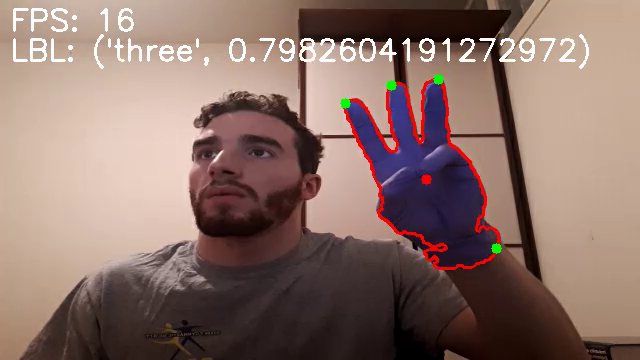
#> input picture frame 10 of Research and Development Projects/Gesture Recognition/Glove Detection And Tracking/five_three.mp4, 640 x 360 px, given in place of the camera
$ python gloveGestureTracking.py   (older library calls are emulated)
#> lines starting #> are read from the running program, lines starting #| are printed output that depends on the picture; after the words box and inside, x2 and y2 are one past the last pixel; in counts of white or black regions, pixels touching at a corner belong together
import cv2
import numpy as np
import time


def hsv_color(h, s, v):
	"""
	Creates an HSV color as an numpy np.array.

	:param h: A hue as an integer between 0 and 255
	:param s: A saturation as an integer between 0 and 255
	:param v: A value as an integer between 0 and 255
	:return: np.array shape=(3,) dtype=np.uint8
	"""
	return np.array([h, s, v], dtype=np.uint8)


def cartesian_to_radial(point, center):
	"""
	Converts a cartesian position vector to a radial position vector about the defined center.

	:param point: np.array
	:param center: np.array
	:return: np.array
	"""
	v = point - center
	r = np.linalg.norm(v)
	theta = np.arctan2(v[0][1], v[0][0])
	return r, theta


def get_distance_between_points(point1, point2):
	"""
	Returns the distance between two points
	:param point1: np.array
	:param point2: np.array
	:return: float
	"""
	return np.linalg.norm(point1 - point2)

def normalize_vector(vector):
	return vector/np.linalg.norm(vector)


class ColorFinder:
	"""
	Finds a mask of all pixels in a specified HSV range in an image.
	"""

	def __init__(self, name, lower, upper, trackbars=False):
		"""
		:param name: string, The name of the color to be detected (Used only for labeling)
		:param lower: np.array, inital lower HSV bound
		:param upper: np.array, inital upper HSV bound
		:param trackbars: boolean, Whether or not to create a window for the trackbars
		"""
#> called with name = 'purple', lower = array of shape (3,), upper = array of shape (3,), trackbars = True
		self.name = name
		self.lower = lower
		self.upper = upper
		if trackbars:
			cv2.namedWindow(name)
			cv2.createTrackbar("lower_h", name, self.lower[0], 255, self.update_lower_h)
			cv2.createTrackbar("upper_h", name, self.upper[0], 255, self.update_upper_h)
			cv2.createTrackbar("lower_s", name, self.lower[1], 255, self.update_lower_s)
			cv2.createTrackbar("upper_s", name, self.upper[1], 255, self.update_upper_s)
			cv2.createTrackbar("lower_v", name, self.lower[2], 255, self.update_lower_v)
			cv2.createTrackbar("upper_v", name, self.upper[2], 255, self.update_upper_v)

	# [47 lines left out: functions update_lower_h, update_upper_h, update_lower_s, update_upper_s, update_lower_v, update_upper_v, not called in this run]

	@staticmethod
	def clean_mask(mask):
		"""
		Cleans up the mask using OpenCV's morphological operations.

		:param mask: np.array
		:return: np.array
		"""
		mask = cv2.morphologyEx(mask, cv2.MORPH_OPEN, cv2.getStructuringElement(cv2.MORPH_ELLIPSE, (5, 5)))
		# mask = cv2.morphologyEx(mask, cv2.MORPH_CLOSE, cv2.getStructuringElement(cv2.MORPH_ELLIPSE, (7,7)))
		return mask

	def find_color(self, image, show=False):
		"""
		Returns a mask of all pixels in the specified HSV range.

		:param image:
		:param show: Where or not to show the mask
		:return:
		"""
		image = cv2.GaussianBlur(image, (7, 7), 0)

		mask = cv2.inRange(image, self.lower, self.upper)
		mask = self.clean_mask(mask)
		if show:
			cv2.imshow("mask_" + self.name, mask)

		return mask


class HandDetector:
	"""
	A class containing methods for detecting a hand, fingertips, and gestures.
	"""

	@staticmethod
	def get_hand_center(hand_contour):
		"""
		Returns the centroid of the hand contour.

		:param hand_contour: np.array
		:return: np.array, (x, y) coordinates of the hand's centroid
		"""
		cx = -1
		cy = -1
		moments = cv2.moments(hand_contour)
		if moments['m00'] > 0:
			cx = moments['m10'] / moments['m00']
			cy = moments['m01'] / moments['m00']
		return np.array([cx, cy])

	# [53 lines left out: functions get_hand_ellipse, get_hand_vector, get_derivative_hand_vector, get_hand_roi, not called in this run]

	def detect_finger_tips(self, hand_contour):
		"""
		Detects the finger tips by computing the first and second derivatives of the distance of the contour point
		from the centroid with respect to the distance along the perimeter of the contour. These are then used
		to find points near local maxima, and then we filter out points that are too close to the centroid, and group clusters
		of points.

		:param hand_contour: np.array
		:return: list of np.array Represents the fingertips
		"""
		finger_tip_points = []
		center = self.get_hand_center(hand_contour)
		area = cv2.contourArea(hand_contour)
		radius = int((area / 3) ** 0.5 * 1.28)

		for i in range(len(hand_contour)):
			point0 = hand_contour[(i - 1) % len(hand_contour)]
			point1 = hand_contour[i]
			point2 = hand_contour[(i + 1) % len(hand_contour)]

			rpoint0 = cartesian_to_radial(point0, center)
			rpoint1 = cartesian_to_radial(point1, center)
			rpoint2 = cartesian_to_radial(point2, center)

			d01 = get_distance_between_points(point1, point0)
			d12 = get_distance_between_points(point2, point1)

			dr_dt0 = (rpoint1[0] - rpoint0[0]) / d01
			dr_dt1 = (rpoint2[0] - rpoint1[0]) / d12
			avg_dr_dt = (dr_dt0 + dr_dt1) / 2
			ddr_dt = (dr_dt1 - dr_dt0) / (d01 + d12)
			if abs(ddr_dt) < 0.2 and abs(avg_dr_dt) < 0.7 and rpoint1[0] > radius:
				if len(finger_tip_points) > 0 and np.linalg.norm(finger_tip_points[-1] - point1) < radius / 3:
					finger_tip_points[-1] = (point1 + finger_tip_points[-1]) / 2
				elif len(finger_tip_points) > 0 and np.linalg.norm(finger_tip_points[0] - point1) < radius / 3:
					finger_tip_points[0] = (point1 + finger_tip_points[0]) / 2
				else:
					finger_tip_points.append(point1)

		return finger_tip_points

	@staticmethod
	def detect_hand_contour(mask):
		"""
		Returns the largest contour in the mask (if the area is greater than 100 square pixels).
		:param mask: np.array
		:return: np.array
		"""

		# CHAIN_APPROX_TC89_L1 allows us to find the fingertips more accurately by approximating the curvature
		# of the fingertips.
		_, contours, hierarchy = cv2.findContours(mask, cv2.RETR_EXTERNAL, cv2.CHAIN_APPROX_TC89_L1)

		sorted_contours = sorted(contours, key=lambda cnt: cv2.contourArea(cnt), reverse=True)
		if len(sorted_contours) > 0:
			hand_contour = sorted_contours[0]
			if cv2.contourArea(hand_contour) < 100:
				return None
		else:
			return None
		return hand_contour


class HandPoseClassifier:

	def __init__(self, *args):
		self.POSES = {}
		detector = HandDetector()
		for arg in args:
			try:
				mask = cv2.imread("training_images/"+arg + ".png", 0)
				hand_contour = detector.detect_hand_contour(mask)
				hand_pos = detector.get_hand_center(hand_contour)
#> hand_pos = [-1, -1]
				fingertips = detector.detect_finger_tips(hand_contour)
				unit_vectors = HandPoseClassifier.get_finger_tip_unit_vectors(fingertips, hand_pos)
				self.POSES[arg] = HandPoseClassifier.rotation_compensated_angles(unit_vectors)
				print("Successfully processed pose from file: %s.png" % arg)
			except:
				print("Could not read image from file: " + arg + ".png")

	@staticmethod
	def get_finger_tip_unit_vectors(fingertips, center):
		vectors = []
		for ft in fingertips:
			vectors.append(ft - center)

		for i in range(len(vectors)):
			vectors[i] = normalize_vector(vectors[i])
		return vectors

	@staticmethod
	def get_average_vector(unit_vectors):
		count = len(unit_vectors)
		return normalize_vector(sum(unit_vectors)/count)

	@staticmethod
	def rotation_compensated_angles(unit_vectors):
		avg_vector = HandPoseClassifier.get_average_vector(unit_vectors)
		compensation_angle = -np.arccos(np.dot(avg_vector[0], np.array([0,-1])))
		angles = []
		for uv in unit_vectors:
			angles.append(np.arccos(np.dot(uv[0], avg_vector[0])) + compensation_angle)
		return angles

	def classify(self, fingertips, center):
		"""
		Attemps to classify the hand position. Classification algorithm doesn't really work...

		:param fingertips: array of located fingertips
		:param center: center of the hand (used to obtain a vector to the fingertips)
		:return:
		"""
		count_detected = len(fingertips)
		if count_detected < 1:
			return ""
		tip_vectors = HandPoseClassifier.get_finger_tip_unit_vectors(fingertips, center)
		detected_angles = HandPoseClassifier.rotation_compensated_angles(tip_vectors)

		best = ""
		highscore = -100
		for name, pose in self.POSES.items():
			score = 0
			count_pose = len(pose)
			if count_pose < count_detected:
				mult = count_pose/count_detected
			else:
				mult = count_detected/count_pose

			for desired_angle in pose:
				min = 180
				for detected_angle in detected_angles:
					d = abs(desired_angle-detected_angle)
					if d < min:
						min = d
				if min <= 45:
					score += (1-(min/90)) / (count_pose)
			score *= mult
			if score >= highscore:
				best = name
				highscore = score
		return best, highscore


def main():
	out = cv2.VideoWriter('output.avi', -1, 30.0, (640, 360))

	purple_detector = ColorFinder("purple", hsv_color(143, 57, 0), hsv_color(215, 255, 225), True)
	hand_detector = HandDetector()
	hand_classifier = HandPoseClassifier("one", "two", "three", "four", "five", "L", "fist", "thumb")

	cap = cv2.VideoCapture(1)

	# Enclose everything with try so that everything is properly cleaned up on errors.
	try:
		while True:
			t = time.time()

			# Read a frame from the VideoCapture and resize.
			ret, frame_bgr = cap.read()
#> frame_bgr is the input picture: shape (360, 640, 3); mean B, G, R 106.1, 114, 139.7
			frame_bgr = cv2.resize(frame_bgr, (640, 360))
			if not ret:
				print("End of stream")
				break

			# Convert to HSV, then obtain mask from ColorFinder
			frame_hsv = cv2.cvtColor(frame_bgr, cv2.COLOR_BGR2HSV_FULL)
#> frame_hsv: shape (360, 640, 3); mean H, S, V 37.9, 83.3, 141.7
			mask = purple_detector.find_color(frame_hsv, True)
#> in find_color, `image = cv2.GaussianBlur(image, (7, 7), 0)`:
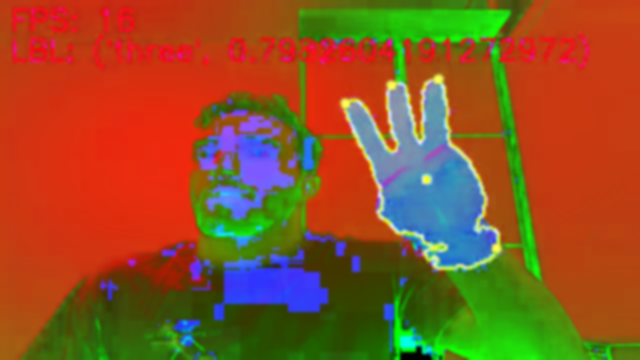
#> image: shape (360, 640, 3); mean of channels 0, 1, 2 37.9, 83.3, 141.7; drawn as B, G, R
#> in find_color, `mask = cv2.inRange(image, self.lower, self.upper)`:
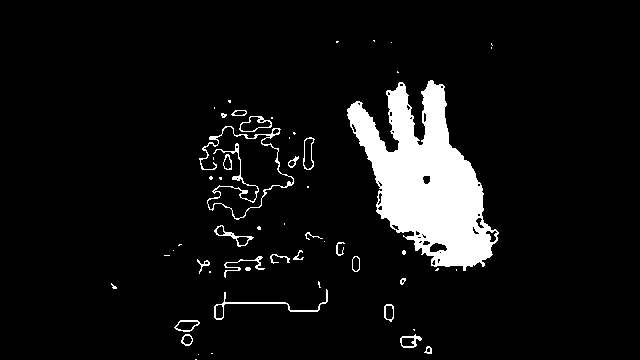
#> mask: shape (360, 640); 7.4% white; 55 white regions (31 under 20 px), largest, box (x1, y1, x2, y2) and area: (347, 80, 499, 271) 14272, (199, 126, 294, 220) 878, (214, 289, 328, 320) 328
#> in clean_mask, `mask = cv2.morphologyEx(mask, cv2.MORPH_OPEN, cv2.getStructuringElemen..`:
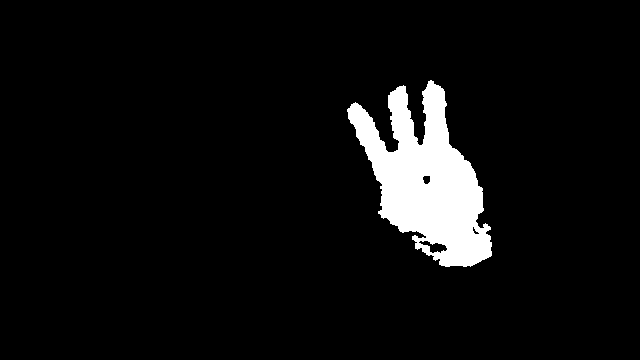
#> mask: shape (360, 640); 6% white; 1 white region

			# Find hand contour in mask.
			hand_contour = hand_detector.detect_hand_contour(mask)
#> in detect_hand_contour (call 9), `_, contours, hierarchy = cv2.findContours(mask, cv2.RETR_EXTERNAL, cv2..`: contours = 1 contour; box (x1, y1, x2, y2) and area: (347, 80, 492, 267) 13612
#> in detect_hand_contour (call 9), `sorted_contours = sorted(contours, key=lambda cnt: cv2.contourArea(cnt..`: sorted_contours has the same summary as contours
#> hand_contour = contour of 220 points, box (x1, y1, x2, y2) (347, 80, 492, 267), area 13612

			# Draw hand measurements is a hand contour has been found.
			if hand_contour is not None:
				hand_pos = hand_detector.get_hand_center(hand_contour)
#> hand_pos = [426.3, 181.1]
				cv2.circle(frame_bgr, (int(hand_pos[0]), int(hand_pos[1])), 5, (0, 0, 255), -1)
#> frame_bgr: shape (360, 640, 3); 0.03% of pixels changed, all inside (x1, y1, x2, y2) = (421, 176, 432, 187)

				cv2.drawContours(frame_bgr, [hand_contour], 0, (0, 0, 255), 2)

				# Find and draw fingertips.
				finger_tips = hand_detector.detect_finger_tips(hand_contour)
				lbl = str(hand_classifier.classify(finger_tips, hand_pos))
				cv2.putText(frame_bgr, "LBL: " + lbl, (10, 60), cv2.FONT_HERSHEY_SIMPLEX, 1, (255, 255, 255), 2)
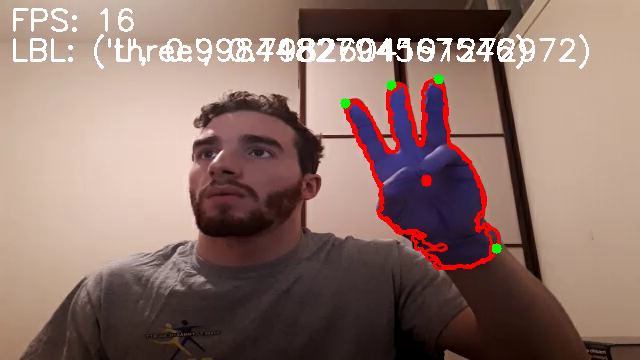
#> frame_bgr: shape (360, 640, 3); mean B, G, R 107, 115, 141.9
				for p in finger_tips:
					cv2.circle(frame_bgr, (int(p[0][0]), int(p[0][1])), 5, (0, 255, 0), -1)
#> this loop made 4 passes
#> p on passes 1 to 4: [[390.6, 92.78]], [[348.3, 108.8]], [[487.8, 252.5]], [[432.7, 81.44]]
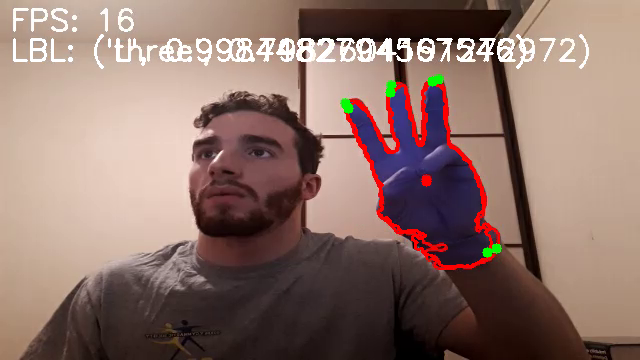
#> frame_bgr: shape (360, 640, 3); 0.14% of pixels changed, all inside (x1, y1, x2, y2) = (343, 76, 493, 258)

			# Frame rate calculations
			dt = time.time() - t
			fps = 1 / dt

			# Display frame rate in upper left corner
			cv2.putText(frame_bgr, "FPS: " + str(int(fps)), (10, 30), cv2.FONT_HERSHEY_SIMPLEX, 1, (255, 255, 255), 2)
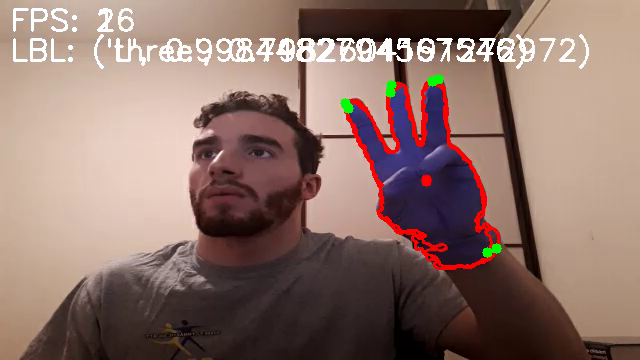
#> frame_bgr: shape (360, 640, 3); 0.28% of pixels changed, all inside (x1, y1, x2, y2) = (13, 8, 114, 32)

			# Show frame and write to file.
			cv2.imshow("image", frame_bgr)
			out.write(frame_bgr)

			# Check if 'Escape' key has been pressed. This function causes a 30 ms delay!
			k = cv2.waitKey(30) & 0xff
#> (key Esc is pressed here)
			if k == 27:
				break

			print(fps)

	# Clean up
	finally:
		cap.release()
		out.release()
		cv2.destroyAllWindows()


if __name__ == "__main__":
	main()

$ run again, starting later in the video
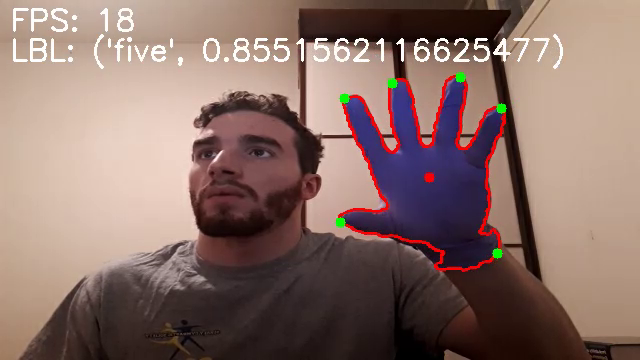
#> input picture frame 45 of Research and Development Projects/Gesture Recognition/Glove Detection And Tracking/five_three.mp4, 640 x 360 px, given in place of the camera
#> in __init__, `hand_pos = detector.get_hand_center(hand_contour)`: hand_pos = [-1, -1]
#> in main, frame_bgr is the input picture: shape (360, 640, 3); mean B, G, R 105.3, 112.5, 138.2
#> frame_hsv: shape (360, 640, 3); mean H, S, V 40.6, 85.1, 141.1
#> in clean_mask, `mask = cv2.morphologyEx(mask, cv2.MORPH_OPEN, cv2.getStructuringElemen..`:
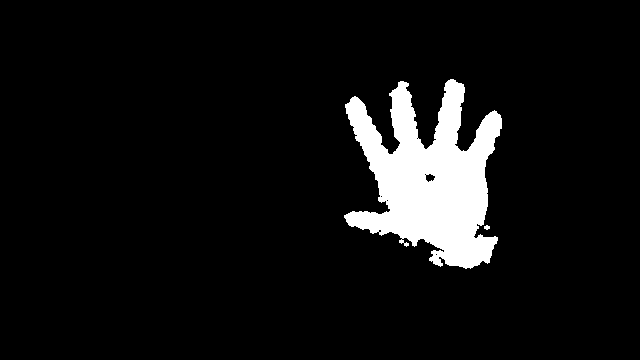
#> mask: shape (360, 640); 7.2% white; 2 white regions
#> contours = 2 contours, 1 with area under 20; largest, box (x1, y1, x2, y2) and area: (344, 79, 502, 269) 16268
#> sorted_contours has the same summary as contours
#> in main, `hand_contour = hand_detector.detect_hand_contour(mask)`: hand_contour = contour of 319 points, box (x1, y1, x2, y2) (344, 79, 502, 269), area 16268
#> in main, `hand_pos = hand_detector.get_hand_center(hand_contour)`: hand_pos = [429.2, 178.5]
#> the loop in main, `for p in finger_tips:` made 5 passes
#> p on passes 1 to 5: [[454.5, 80.09]], [[391.8, 90.61]], [[347.1, 102.6]], [[491.6, 250.9]], [[495.8, 111.2]]
#> in main, `cv2.putText(frame_bgr, "FPS: " + str(int(fps)), (10, 30), cv2.FONT_HER..`:
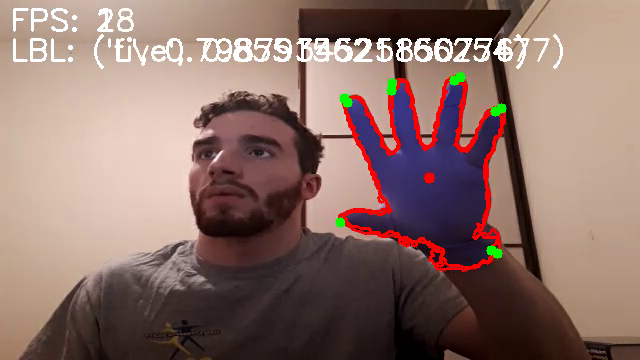
#> frame_bgr: shape (360, 640, 3); mean B, G, R 106, 113.6, 140.6

$ run again, starting later in the video
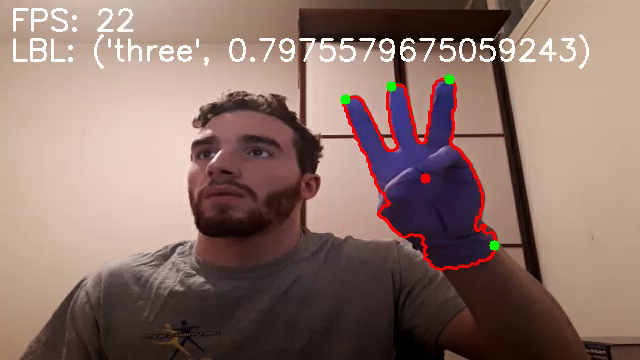
#> input picture frame 81 of Research and Development Projects/Gesture Recognition/Glove Detection And Tracking/five_three.mp4, 640 x 360 px, given in place of the camera
#> in __init__, `hand_pos = detector.get_hand_center(hand_contour)`: hand_pos = [-1, -1]
#> in main, frame_bgr is the input picture: shape (360, 640, 3); mean B, G, R 106.6, 114.5, 140.2
#> frame_hsv: shape (360, 640, 3); mean H, S, V 37.5, 83, 142.2
#> in clean_mask, `mask = cv2.morphologyEx(mask, cv2.MORPH_OPEN, cv2.getStructuringElemen..`:
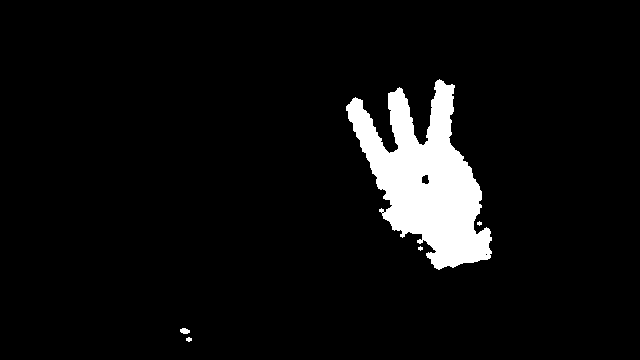
#> mask: shape (360, 640); 6% white; 5 white regions (2 under 20 px)
#> contours = 5 contours, 3 with area under 20; largest, box (x1, y1, x2, y2) and area: (346, 79, 492, 269) 13366, (180, 328, 190, 334) 36
#> sorted_contours has the same summary as contours
#> in main, `hand_contour = hand_detector.detect_hand_contour(mask)`: hand_contour = contour of 232 points, box (x1, y1, x2, y2) (346, 79, 492, 269), area 13366
#> in main, `hand_pos = hand_detector.get_hand_center(hand_contour)`: hand_pos = [425.6, 179.7]
#> the loop in main, `for p in finger_tips:` made 4 passes
#> p on passes 1 to 4: [[442.8, 81.85]], [[390.5, 91.94]], [[347.9, 104.1]], [[489.3, 244.9]]
#> after the loop in main, `for p in finger_tips:`:
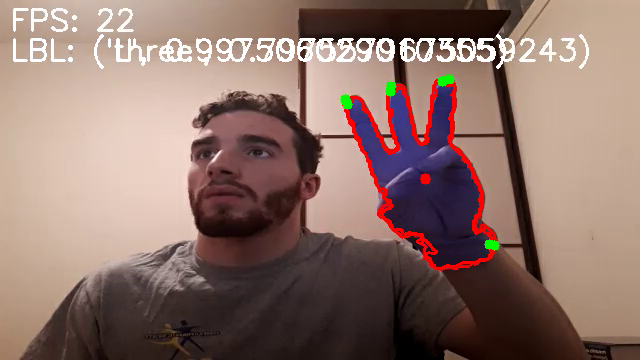
#> frame_bgr: shape (360, 640, 3); mean B, G, R 107.4, 115.5, 142.1
